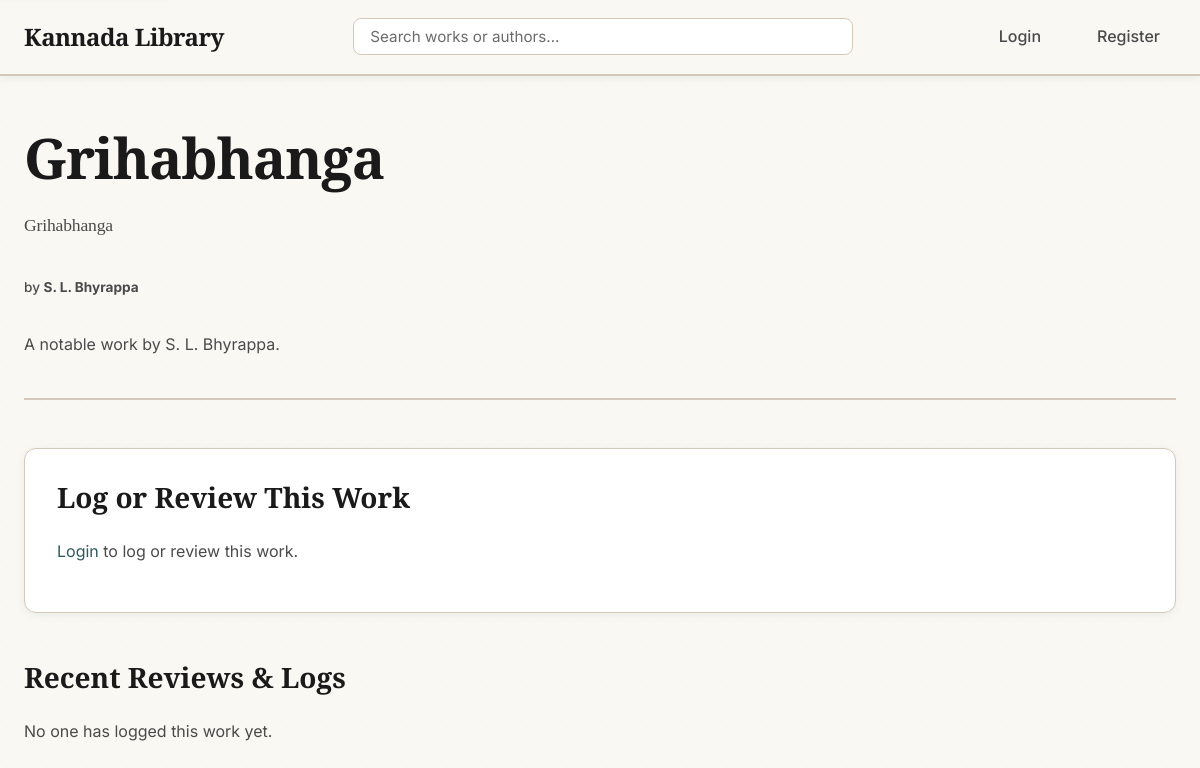
The app's page /work/16, older data.
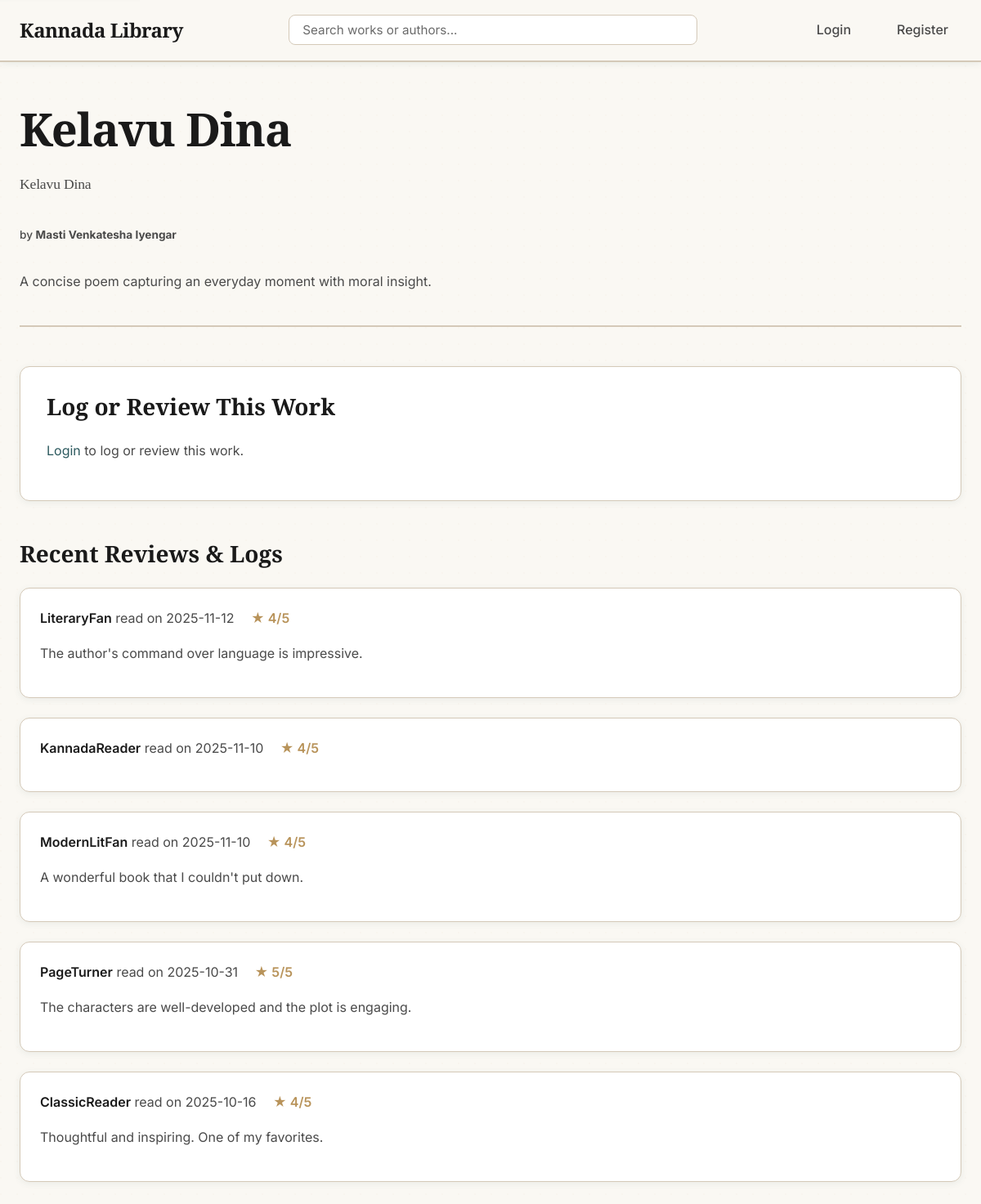
The same page, newer data.
### tables this page shows
CREATE TABLE Work (
    work_id INTEGER PRIMARY KEY AUTOINCREMENT,
    author_id INTEGER NOT NULL,
    title_kannada TEXT NOT NULL,
    title_english TEXT NOT NULL,
    synopsis TEXT,
    cover_image_url TEXT, -- e.g., 'kanooru_heggadithi.jpg'
    type TEXT, -- 'Novel', 'Poetry', 'Play'
    genres TEXT, -- JSON array of genres, e.g., '["Novel", "Social"]'
    FOREIGN KEY (author_id) REFERENCES Author (author_id)
);

CREATE TABLE Author (
    author_id INTEGER PRIMARY KEY AUTOINCREMENT,
    name_kannada TEXT NOT NULL,
    name_english TEXT NOT NULL,
    biography TEXT,
    image_url TEXT, -- e.g., 'kuvempu.jpg'
    era TEXT
);

CREATE TABLE Review (
    review_id INTEGER PRIMARY KEY AUTOINCREMENT,
    user_id INTEGER NOT NULL,
    work_id INTEGER NOT NULL,
    rating INTEGER NOT NULL,  -- Rating from 1 to 5
    review_text TEXT,         -- The written review (can be empty)
    date_read DATE NOT NULL,  -- The "diary date"
    date_logged TIMESTAMP DEFAULT CURRENT_TIMESTAMP,
    FOREIGN KEY (user_id) REFERENCES User (user_id),
    FOREIGN KEY (work_id) REFERENCES Work (work_id)
);

CREATE TABLE User (
    user_id INTEGER PRIMARY KEY AUTOINCREMENT,
    username TEXT NOT NULL UNIQUE,
    email TEXT NOT NULL UNIQUE,
    password_hash TEXT NOT NULL
);

### app.py (the view, shortened to what this page needs)
@app.route('/work/<int:work_id>', methods=['GET', 'POST'])
def work_details(work_id):
    db = get_db()
    work = db.execute('''
        SELECT
            Work.*,
            Author.name_kannada as author_kannada,
            Author.name_english as author_english,
            Author.image_url as author_image_url
        FROM Work
        JOIN Author ON Work.author_id = Author.author_id
        WHERE Work.work_id = ?
    ''', (work_id,)).fetchone()
    if work is None:
        abort(404)
    reviews = db.execute('''
        SELECT Review.*, User.username
        FROM Review
        JOIN User ON Review.user_id = User.user_id
        WHERE Review.work_id = ?
        ORDER BY Review.date_logged DESC
    ''', (work_id,)).fetchall()
    form = ReviewForm()
    user_review = None
    if current_user.is_authenticated:
        user_review = db.execute(
            'SELECT * FROM Review WHERE user_id = ? AND work_id = ?',
            (current_user.id, work_id)
        ).fetchone()
    return render_template('work_details.html', work=work, reviews=reviews, form=form, user_review=user_review)

### app.py
class ReviewForm(FlaskForm):
    rating = IntegerField('Rating (1-5)', validators=[DataRequired(), NumberRange(min=1, max=5)])
    review_text = TextAreaField('Review (Optional)', validators=[Length(max=5000)])
    date_read = DateField('Date Read', format='%Y-%m-%d', default=datetime.date.today, validators=[DataRequired()])
    submit = SubmitField('Log Book')

### app.py (called while the page is built)
def get_db():
    db = getattr(g, '_database', None)
    if db is None:
        db = g._database = sqlite3.connect(DATABASE)
        db.row_factory = sqlite3.Row
    return db

@app.teardown_appcontext
def close_connection(exception):
    db = getattr(g, '_database', None)
    if db is not None:
        db.close()

### templates/work_details.html (shortened to what this page needs)
{% extends "layout.html" %}
{% block content %}
    <div class="work-header">
        <h1>{{ work.title_kannada }}</h1>
        <h2>{{ work.title_english }}</h2>
        <p class="work-author">by <strong>{{ work.author_english }}</strong></p>
        {% if work.synopsis %}
            <p>{{ work.synopsis }}</p>
        {% endif %}
    </div>
    <div class="review-section">
        <h3>Log or Review This Work</h3>
        {% if current_user.is_authenticated %}
            <form method="POST" action="" class="auth-form">
                {{ form.hidden_tag() }}
                <div class="form-group">
                    {{ form.rating.label(class="form-label") }}
                    {{ form.rating(class="form-input", min="1", max="5", placeholder="1-5") }}
                    {% if form.rating.errors %}
                        <ul class="errors">
                            {% for error in form.rating.errors %}
                                <li>{{ error }}</li>
                            {% endfor %}
                        </ul>
                    {% endif %}
                </div>
                <div class="form-group">
                    {{ form.date_read.label(class="form-label") }}
                    {{ form.date_read(class="form-input", type="date") }}
                    {% if form.date_read.errors %}
                        <ul class="errors">
                            {% for error in form.date_read.errors %}
                                <li>{{ error }}</li>
                            {% endfor %}
                        </ul>
                    {% endif %}
                </div>
                <div class="form-group">
                    {{ form.review_text.label(class="form-label") }}
                    {{ form.review_text(class="form-input", rows=5, placeholder="Share your thoughts...") }}
                    {% if form.review_text.errors %}
                        <ul class="errors">
                            {% for error in form.review_text.errors %}
                                <li>{{ error }}</li>
                            {% endfor %}
                        </ul>
                    {% endif %}
                </div>
                <div class="form-group">
                    {{ form.submit(class="btn btn-primary") }}
                </div>
            </form>
        {% else %}
            <p><a href="{{ url_for('login') }}">Login</a> to log or review this work.</p>
        {% endif %}
    </div>
    <div class="reviews-list">
        <h3>Recent Reviews & Logs</h3>
        {% if reviews %}
            {% for review in reviews %}
                <article class="review-card">
                    <p>
                        <strong>{{ review.username }}</strong> read on {{ review.date_read }}
                        <span class="rating">★ {{ review.rating }}/5</span>
                    </p>
                    {% if review.review_text %}
                        <p class="review-text">{{ review.review_text }}</p>
                    {% endif %}
                </article>
            {% endfor %}
        {% else %}
            <p>No one has logged this work yet.</p>
        {% endif %}
    </div>
{% endblock %}

Row changes from the older to the newer data that the page shows:
changed Work: title_kannada "Grihabhanga" → "Kelavu Dina"; title_english "Grihabhanga" → "Kelavu Dina"; synopsis "A notable work by S. L. Bhyrappa." → "A concise poem capturing an everyday moment with moral insight."
changed Author: author_english "S. L. Bhyrappa" → "Masti Venkatesha Iyengar"
added Review: username "LiteraryFan", date_read "2025-11-12", rating "4", review_text "The author's command over language is impressive."
added Review: username "KannadaReader", date_read "2025-11-10", rating "4"
added Review: username "ModernLitFan", date_read "2025-11-10", rating "4", review_text "A wonderful book that I couldn't put down."
added Review: username "PageTurner", date_read "2025-10-31", rating "5", review_text "The characters are well-developed and the plot is engaging."
added Review: username "ClassicReader", date_read "2025-10-16", rating "4", review_text "Thoughtful and inspiring. One of my favorites."
Text that changed along with them:
text no longer shown: "No one has logged this work yet."
